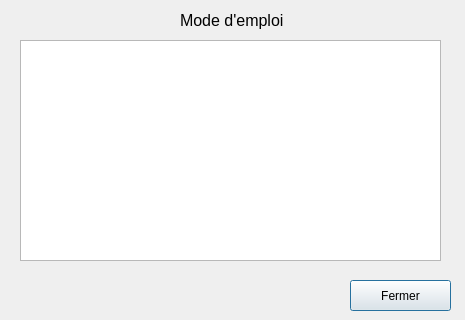
<?xml version="1.0" encoding="UTF-8"?>
<ui version="4.0">
 <class>C_modeEmploi</class>
 <widget class="QDialog" name="C_modeEmploi">
  <property name="geometry">
   <rect>
    <x>0</x>
    <y>0</y>
    <width>465</width>
    <height>320</height>
   </rect>
  </property>
  <property name="windowTitle">
   <string>Dialog</string>
  </property>
  <widget class="QPushButton" name="b_fermer">
   <property name="geometry">
    <rect>
     <x>350</x>
     <y>280</y>
     <width>101</width>
     <height>31</height>
    </rect>
   </property>
   <property name="text">
    <string>Fermer</string>
   </property>
  </widget>
  <widget class="QLabel" name="label">
   <property name="geometry">
    <rect>
     <x>180</x>
     <y>10</y>
     <width>111</width>
     <height>21</height>
    </rect>
   </property>
   <property name="font">
    <font>
     <pointsize>12</pointsize>
    </font>
   </property>
   <property name="text">
    <string>Mode d'emploi</string>
   </property>
  </widget>
  <widget class="QTextEdit" name="textEdit">
   <property name="geometry">
    <rect>
     <x>20</x>
     <y>40</y>
     <width>421</width>
     <height>221</height>
    </rect>
   </property>
  </widget>
 </widget>
 <resources/>
 <connections/>
</ui>
